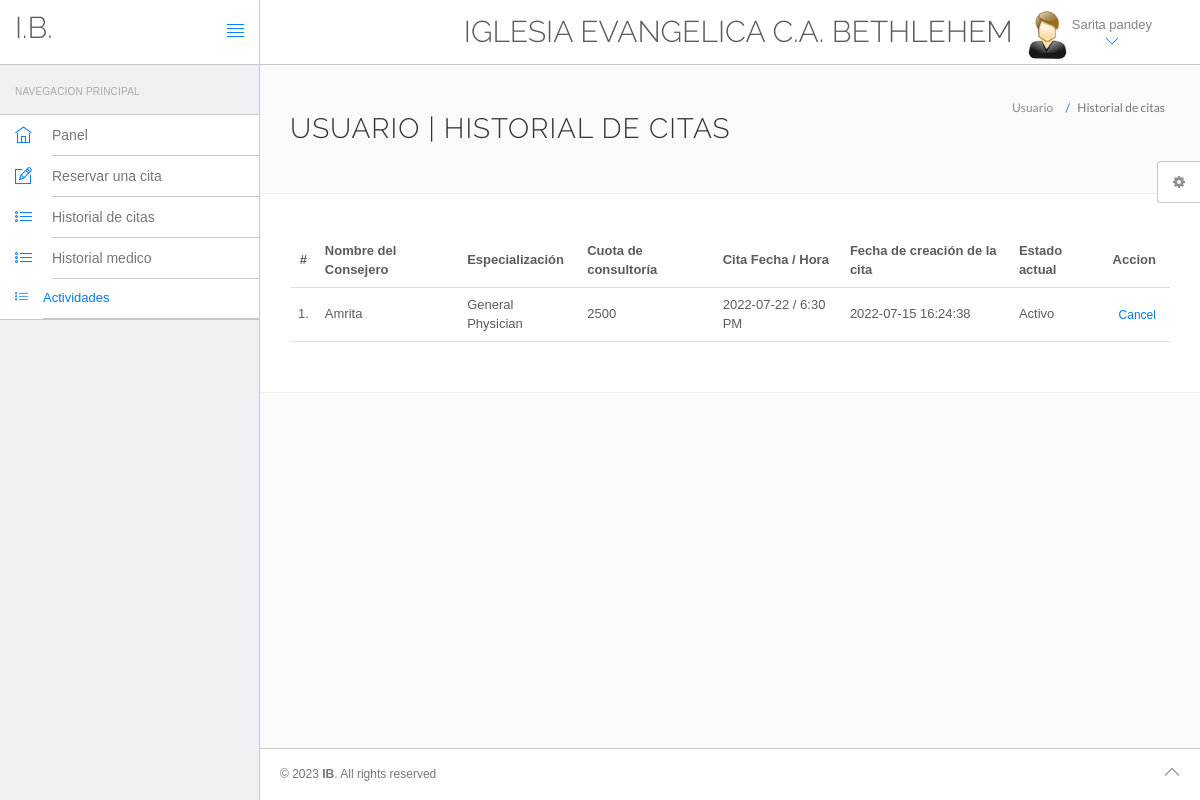
Page /hms/appointment-history.php (signed in) on the committed database.
### tables this page shows
CREATE TABLE `users` (
  `id` int(11) NOT NULL AUTO_INCREMENT,
  `fullName` varchar(255) DEFAULT NULL,
  `address` longtext DEFAULT NULL,
  `city` varchar(255) DEFAULT NULL,
  `gender` varchar(255) DEFAULT NULL,
  `email` varchar(255) DEFAULT NULL,
  `password` varchar(255) DEFAULT NULL,
  `regDate` timestamp NULL DEFAULT current_timestamp(),
  `updationDate` timestamp NULL DEFAULT NULL ON UPDATE current_timestamp(),
  PRIMARY KEY (`id`),
  KEY `email` (`email`)
);

CREATE TABLE `appointment` (
  `id` int(11) NOT NULL AUTO_INCREMENT,
  `doctorSpecialization` varchar(255) DEFAULT NULL,
  `doctorId` int(11) DEFAULT NULL,
  `userId` int(11) DEFAULT NULL,
  `consultancyFees` int(11) DEFAULT NULL,
  `appointmentDate` varchar(255) DEFAULT NULL,
  `appointmentTime` varchar(255) DEFAULT NULL,
  `postingDate` timestamp NULL DEFAULT current_timestamp(),
  `userStatus` int(11) DEFAULT NULL,
  `doctorStatus` int(11) DEFAULT NULL,
  `updationDate` timestamp NULL DEFAULT NULL ON UPDATE current_timestamp(),
  PRIMARY KEY (`id`)
);

CREATE TABLE `doctors` (
  `id` int(11) NOT NULL AUTO_INCREMENT,
  `specilization` varchar(255) DEFAULT NULL,
  `doctorName` varchar(255) DEFAULT NULL,
  `address` longtext DEFAULT NULL,
  `docFees` varchar(255) DEFAULT NULL,
  `contactno` bigint(11) DEFAULT NULL,
  `docEmail` varchar(255) DEFAULT NULL,
  `password` varchar(255) DEFAULT NULL,
  `creationDate` timestamp NULL DEFAULT current_timestamp(),
  `updationDate` timestamp NULL DEFAULT NULL ON UPDATE current_timestamp(),
  PRIMARY KEY (`id`)
);

### hms/appointment-history.php (the view, shortened to what this page needs)
<?php
include('include/config.php');
?>
<!DOCTYPE html>
<html lang="en">
	<head>
		<link rel="stylesheet" href="vendor/bootstrap/css/bootstrap.min.css">
		<link rel="stylesheet" href="vendor/fontawesome/css/font-awesome.min.css">
		<link rel="stylesheet" href="vendor/themify-icons/themify-icons.min.css">
		<link href="vendor/animate.css/animate.min.css" rel="stylesheet" media="screen">
		<link href="vendor/perfect-scrollbar/perfect-scrollbar.min.css" rel="stylesheet" media="screen">
		<link href="vendor/switchery/switchery.min.css" rel="stylesheet" media="screen">
		<link href="vendor/bootstrap-touchspin/jquery.bootstrap-touchspin.min.css" rel="stylesheet" media="screen">
		<link href="vendor/select2/select2.min.css" rel="stylesheet" media="screen">
		<link href="vendor/bootstrap-datepicker/bootstrap-datepicker3.standalone.min.css" rel="stylesheet" media="screen">
		<link href="vendor/bootstrap-timepicker/bootstrap-timepicker.min.css" rel="stylesheet" media="screen">
		<link rel="stylesheet" href="assets/css/styles.css">
		<link rel="stylesheet" href="assets/css/plugins.css">
		<link rel="stylesheet" href="assets/css/themes/theme-1.css" id="skin_color" />
	</head>
	<body>
		<div id="app">
<?php include('include/sidebar.php');?>
			<div class="app-content">
					<?php include('include/header.php');?>
				<div class="main-content" >
					<div class="wrap-content container" id="container">
						<section id="page-title">
							<div class="row">
								<div class="col-sm-8">
									<h1 class="mainTitle">Usuario | Historial de citas</h1>
																	</div>
								<ol class="breadcrumb">
									<li>
										<span>Usuario </span>
									</li>
									<li class="active">
										<span>Historial de citas</span>
									</li>
								</ol>
							</div>
						</section>
						<div class="container-fluid container-fullw bg-white">
									<div class="row">
								<div class="col-md-12">
									<table class="table table-hover" id="sample-table-1">
										<thead>
											<tr>
												<th class="center">#</th>
												<th class="hidden-xs">Nombre del Consejero</th>
												<th>Especialización</th>
												<th>Cuota de consultoría</th>
												<th>Cita Fecha / Hora </th>
												<th>Fecha de creación de la cita  </th>
												<th>Estado actual</th>
												<th>Accion</th>
											</tr>
										</thead>
										<tbody>
<?php
$sql=mysqli_query($con,"select doctors.doctorName as docname,appointment.*  from appointment join doctors on doctors.id=appointment.doctorId where appointment.userId='".$_SESSION['id']."'");
$cnt=1;
while($row=mysqli_fetch_array($sql))
{
?>
											<tr>
												<td class="center"><?php echo $cnt;?>.</td>
												<td class="hidden-xs"><?php echo $row['docname'];?></td>
												<td><?php echo $row['doctorSpecialization'];?></td>
												<td><?php echo $row['consultancyFees'];?></td>
												<td><?php echo $row['appointmentDate'];?> / <?php echo
												 $row['appointmentTime'];?>
												</td>
												<td><?php echo $row['postingDate'];?></td>
												<td>
<?php if(($row['userStatus']==1) && ($row['doctorStatus']==1))
{
	echo "Activo";
}
												?></td>
												<td >
												<div class="visible-md visible-lg hidden-sm hidden-xs">
							<?php if(($row['userStatus']==1) && ($row['doctorStatus']==1))
{ ?>
	<a href="appointment-history.php?id=<?php echo $row['id']?>&cancel=update" onClick="return confirm('Are you sure you want to cancel this appointment ?')"class="btn btn-transparent btn-xs tooltips" title="Cancel Appointment" tooltip-placement="top" tooltip="Remove">Cancel</a>
	<?php } else {
		echo "Canceled";
		} ?>
												</div>
												</td>
											</tr>
											<?php
$cnt=$cnt+1;
											 }?>
										</tbody>
									</table>
								</div>
							</div>
								</div>
					</div>
				</div>
			</div>
	<?php include('include/footer.php');?>
	<?php include('include/setting.php');?>
		</div>
	</body>
</html>

### hms/include/header.php (shortened to what this page needs)
<header class="navbar navbar-default navbar-static-top">
					<div class="navbar-header">
						<a class="navbar-brand" href="#">
							<h2 style="padding-top:30% "> I.B.</h2>
						</a>
						<a href="#" class="sidebar-toggler pull-right visible-md visible-lg" data-toggle-class="app-sidebar-closed" data-toggle-target="#app">
							<i class="ti-align-justify"></i>
						</a>
					</div>
					<div class="navbar-collapse collapse">
						<ul class="nav navbar-right">
								<li  style="padding-top:2% ">
								<h2>IGLESIA EVANGELICA C.A. BETHLEHEM</h2>
							</li>
							<li class="dropdown current-user">
								<a href class="dropdown-toggle" data-toggle="dropdown">
									<img src="assets/images/images.jpg"> <span class="username">
									<?php $query=mysqli_query($con,"select fullName from users where id='".$_SESSION['id']."'");
while($row=mysqli_fetch_array($query))
{
	echo $row['fullName'];
}
									?> <i class="ti-angle-down"></i></i></span>
								</a>
							</li>
						</ul>
					</div>
				</header>

### hms/assets/css/themes/theme-1.css (style rules this page uses)
body { background: #FAFAFA; }
header .navbar-header { background: #ffffff !important; border-right-color: #c8c7cc !important; border-bottom-color: #c8c7cc !important; }
header .navbar-header .sidebar-toggler, header .navbar-header .sidebar-mobile-toggler { color: #007aff !important; }
header .navbar-header .navbar-brand { color: #777 !important; }
header .navbar-collapse { background: #ffffff !important; border-bottom-color: #c8c7cc !important; box-shadow: none !important; }
header .navbar-collapse .navbar-right > li > a { color: #777; }
header .navbar-collapse .navbar-right > li > a i { color: #007aff !important; }

### rows in the picture
users: fullName "Sarita pandey"
appointment: doctorId.doctorName "Amrita", doctorSpecialization "General Physician", consultancyFees "2500", appointmentDate "2022-07-22", appointmentTime "6:30 PM", postingDate "2022-07-15 16:24:38", userStatus "Activo"
